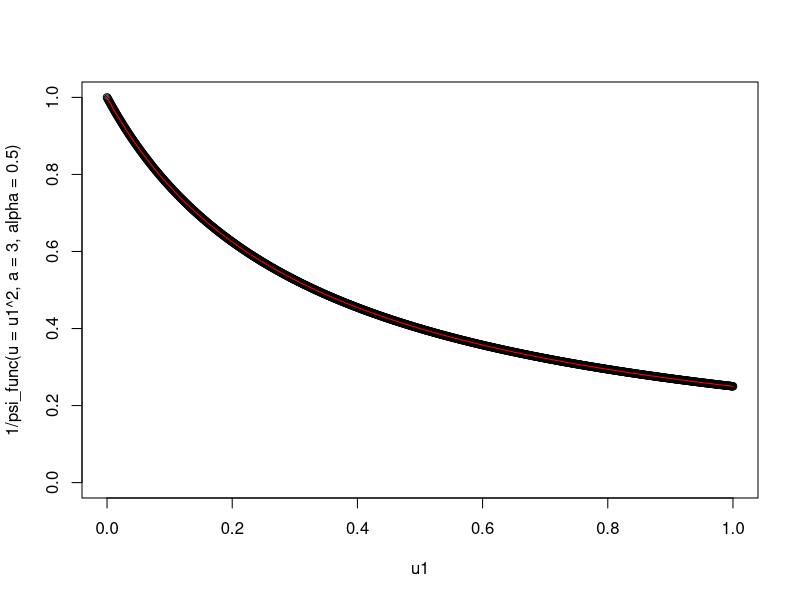
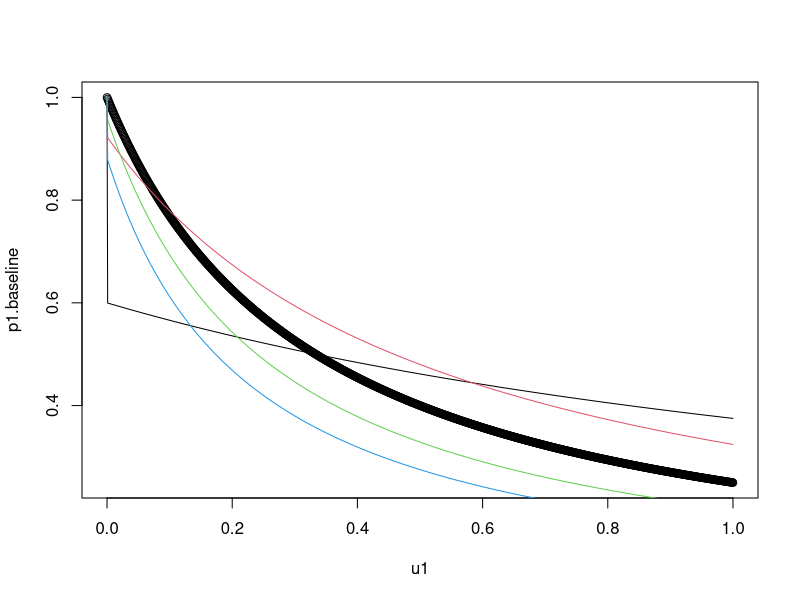

The R source for these figures, in order: (Note: this script raises an error after producing the figures.)
########################################################
##### Visualization of temporal nonstationarity ########
########################################################

psi_func<-function(u,a=1,alpha=1,beta=1)
{
  return((a*(u^alpha)+1)^beta)
}


u1<-seq(0,1,length.out = 1000)
plot(u1,1/psi_func(u=u1^2,a=3,alpha = 0.5),ylim=c(0,1))




alphab<-10 #### constant alpha
alphati<-20 ### varying alpha

alphab_r<-rep(alphab,times=length(u1))
alphati_r<-rep(alphati,times=length(u1))
alphab_r[1]<-alphati

my_tempcov<-function(alphab=15,alphati=15,vuti=1,vutj=1,sig=1)
{
  alphab_r<-rep(alphab,times=length(u1))
  alphati_r<-rep(alphati,times=length(u1))
  alphab_r[1]<-alphati
  mynum<-(sig^2)*gamma((vuti+vutj)/2)
  myden1<-sqrt(gamma(vuti)*gamma(vutj))*((alphab_r^2)^(1/2))*((alphati_r^2)^(1/2))
  myden2<-(psi_func(u=u1^2,a=3,alpha = 0.5)/(alphab^2)-(1/(alphab^2))+0.5*((1/(alphab_r^2))+(1/(alphati_r^2))))
  myvalue<-mynum/(myden1*myden2)
  return(myvalue)
}

mytv<-my_tempcov()
lines(u1,mytv,col="red")

p1.baseline<-my_tempcov()
p1.case1<-my_tempcov(alphati=5)
p1.case2<-my_tempcov(alphati=10)
p1.case3<-my_tempcov(alphati=20)
p1.case4<-my_tempcov(alphati=25)


plot(u1,p1.baseline)
lines(u1,p1.case1,col=1)
lines(u1,p1.case2,col=2)
lines(u1,p1.case3,col=3)
lines(u1,p1.case4,col=4)


p1.data.frame<-data.frame(timelag=rep(u1, times=5),cov=c(p1.baseline,p1.case1,p1.case2,p1.case3,p1.case4),
                          group=rep(c("alphas=15,alphati=15","alphas=15,alphati=10","alphas=15,alphati=12",
                                      "alphas=15,alphati=18","alphas=15,alphati=20"), each=length(u1)))


rep(bquote(alpha[f]),times=10)
p1.data.frame<-p1.data.frame[p1.data.frame$timelag!=0,]
library(ggplot2)
library(viridis)
library(RColorBrewer)
library(ggrepel)
library(tidyverse)
theme_set(theme_grey())

#display.brewer.all(colorblindFriendly = TRUE)

ggplot(data = p1.data.frame,aes(x=timelag,y=cov,group=group,color=group))+
  geom_line()+labs(x=bquote("|"~t[r]-t[j]~"|"),y=bquote(C(bold("0"),t[r],t[j])),color="")+theme(axis.text = element_text(size=9),legend.title = element_blank(),legend.background = element_rect(fill = "transparent", colour = "transparent"),legend.position = c(0.75, 0.75),legend.direction="vertical")+
  scale_color_discrete()


ggplot(data = p1.data.frame,aes(x=timelag,y=cov,group=group,color=group))+
geom_line()+labs(x=bquote("|"~t[r]-t[j]~"|"),y=bquote(C(bold("0"),t[r],t[j])),color="")+theme(legend.text = element_text( size = 10),axis.text = element_text(size=9),legend.title = element_blank(),legend.background = element_rect(fill = "transparent", colour = "transparent"),legend.position = c(0.75, 0.75),legend.direction="vertical")+
  scale_color_viridis(labels=c(bquote(alpha[f]~"=15,"~alpha[r]~"=10"),
                              bquote(alpha[f]~"=15,"~alpha[r]~"=12"),
                              bquote(alpha[f]~"=15,"~alpha[r]~"=15"),
                              bquote(alpha[f]~"=15,"~alpha[r]~"=18"),
                              bquote(alpha[f]~"=15,"~alpha[r]~"=20")),discrete = T)




p2.baseline<-my_tempcov()
p2.case1<-my_tempcov(vutj=1.5)
p2.case2<-my_tempcov(vutj=2.0)
p2.case3<-my_tempcov(vutj=2.5)
p2.case4<-my_tempcov(vutj=3)




plot(u1,p2.baseline)
lines(u1,p2.case1,col=1)
lines(u1,p2.case2,col=2)
lines(u1,p2.case3,col=3)
lines(u1,p2.case4,col=4)


p2.data.frame<-data.frame(timelag=rep(u1, times=5),cov=c(p2.baseline,p2.case1,p2.case2,p2.case3,p2.case4),
                          group=rep(c("1","1.5","2.0",
                                      "2.5","3"), each=length(u1)))

p2.data.frame<-p2.data.frame[p2.data.frame$timelag!=0,]


ggplot(data = p2.data.frame,aes(x=timelag,y=cov,group=group,color=group))+
  geom_line()+labs(x=bquote("|"~t[r]-t[j]~"|"),y=bquote(C(bold("0"),t[r],t[j])),color="")+theme(legend.text = element_text( size = 10),axis.text = element_text(size=9),legend.title = element_blank(),legend.background = element_rect(fill = "transparent", colour = "transparent"),legend.position = c(0.75, 0.75),legend.direction="vertical")+
  scale_color_viridis(labels=c(bquote(nu[f]~"=1.0,"~nu[r]~"=1.0"),
                               bquote(nu[f]~"=1.0,"~nu[r]~"=1.5"),
                               bquote(nu[f]~"=1.0,"~nu[r]~"=2.0"),
                               bquote(nu[f]~"=1.0,"~nu[r]~"=2.5"),
                               bquote(nu[f]~"=1.0,"~nu[r]~"=3.0")),discrete = T)




